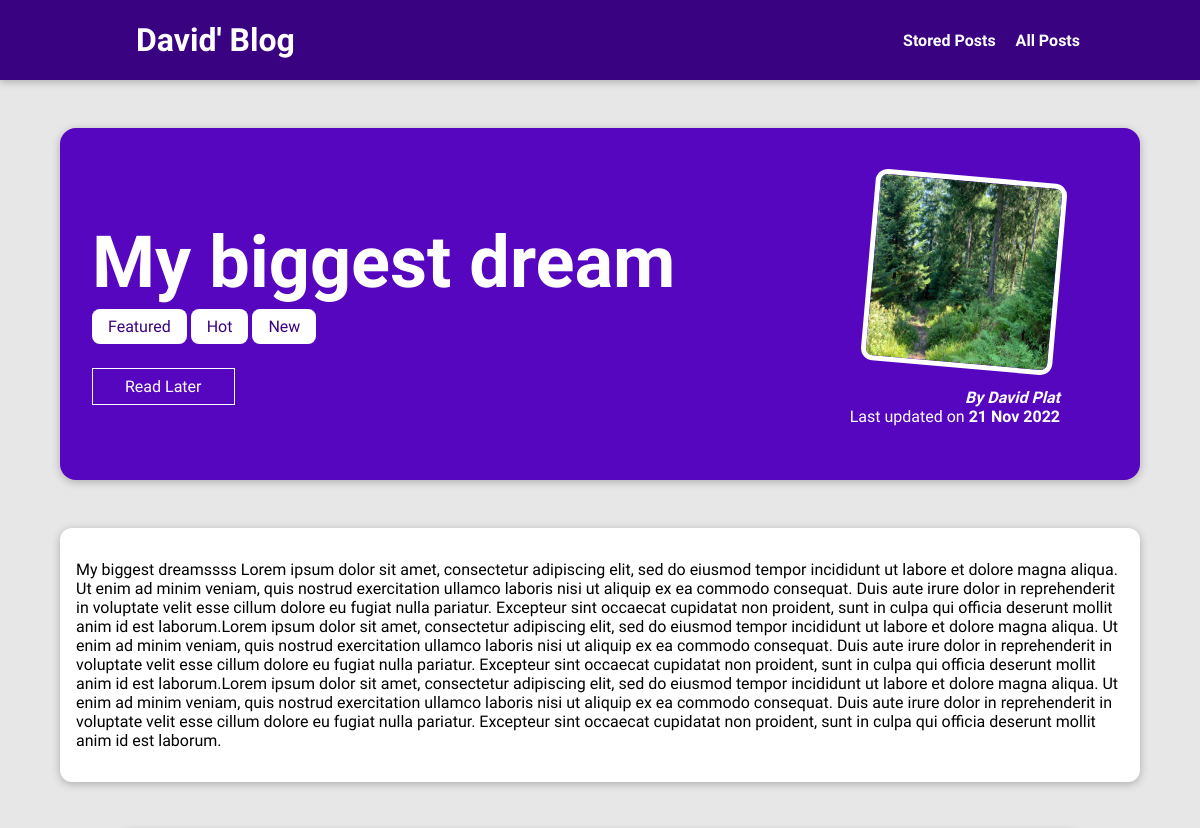
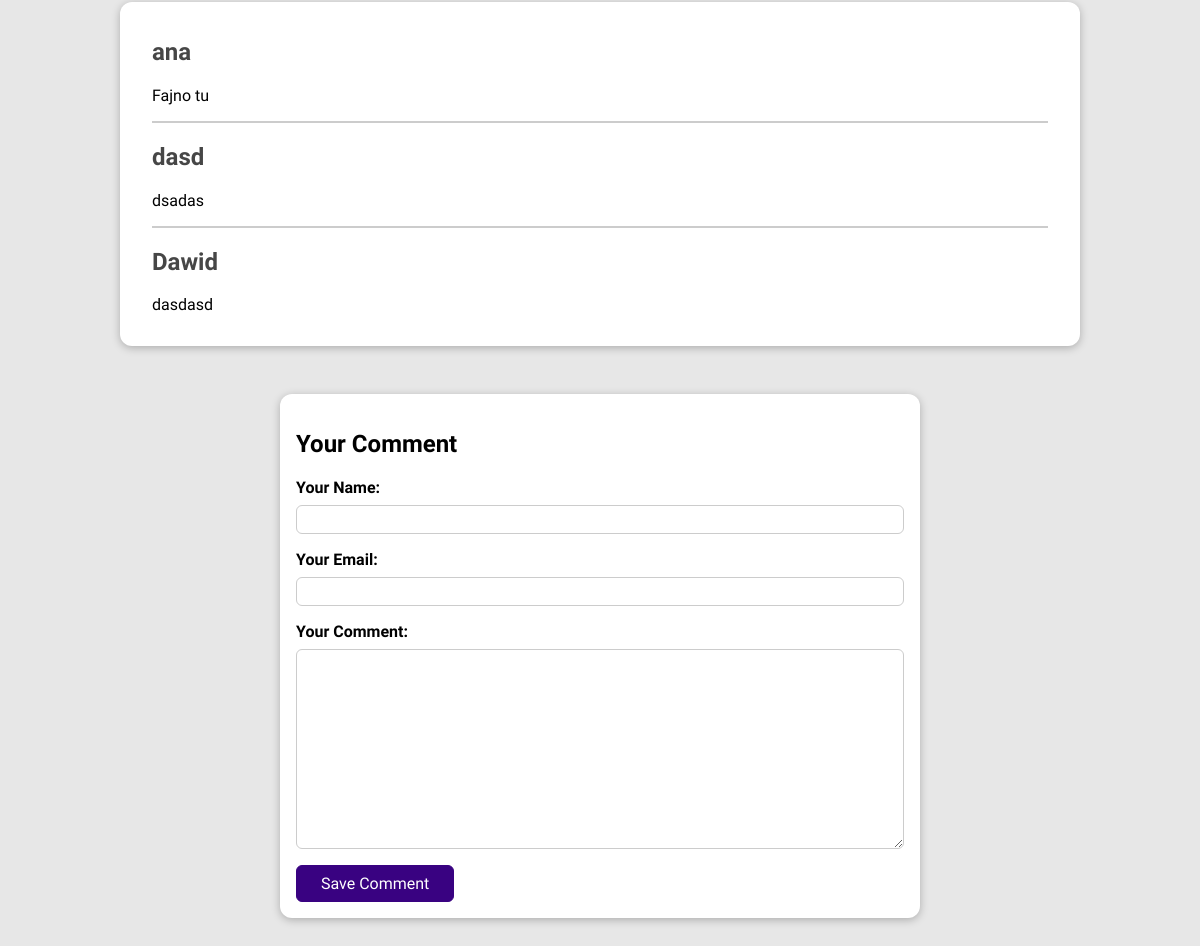
The page /posts/hike-in-the-mountains on the database its author committed (2 pictures, top to bottom).
### blog/models.py (models this page shows, shortened)
class Post(models.Model):
    title = models.CharField(max_length=100)
    image = models.ImageField(upload_to="posts", null=True)
    author = models.ForeignKey(Author, on_delete = models.PROTECT, null = False)
    date = models.DateField( auto_now=False, auto_now_add=True)
    slug = models.SlugField(null=False,unique = True, db_index=True)
    excerpt = models.CharField(max_length=350)
    content = models.TextField(validators=[MinLengthValidator(10)])
    tags = models.ManyToManyField(Tag)

class Tag(models.Model):
    caption = models.CharField(max_length=25)

class Author(models.Model):
    first_name = models.CharField(max_length=100)
    last_name = models.CharField(max_length=100)
    email_address = models.EmailField()
    def __str__(self):
        return f"{self.first_name} {self.last_name} "

class Comment(models.Model):
    user_name = models.CharField(max_length=120)
    user_email = models.EmailField()
    text = models.TextField(max_length=400)
    post = models.ForeignKey(Post, on_delete=models.CASCADE, related_name="comments")

### blog/views.py (the view, shortened to what this page needs)
# urls.py: path("posts/<slug:slug>", views.SinglePostView.as_view(), name = "singpo"),
class SinglePostView(View):
    def is_stored_post(self,request,post_id):
        stored_posts = request.session.get("stored_posts")
        if stored_posts is not None:
            is_saved_for_later = post_id in stored_posts
        else:
            is_saved_for_later = False
        return is_saved_for_later
    def get(self, request, slug):
        post = Post.objects.get(slug=slug)
        context = {
            "post": post,
            "post_tags": post.tags.all(),
            "comment_form": CommentForm(),
            "comments": post.comments.all().order_by("-id"),
            "saved_for_later": self.is_stored_post(request, post.id)
        }
        return render(request, "blog/single_post.html", context)

### blog/forms.py
class CommentForm(forms.ModelForm):
    class Meta:
        model = Comment
        exclude = ["post"]
        labels = {
            "user_name": "Your Name",
            "user_email": "Your Email",
            "text": "Your Comment"
            }

### blog/templates/blog/single_post.html (shortened to what this page needs)
{% extends "base.html" %}
{% load static %}
{% block css_files %}
<link rel= "stylesheet" href="{% static "blog/single_post.css" %}"/>
{% endblock %}
{% block content %}
<section id="summary">
    <h2>{{post.title}}</h2>
    <div>
        {% for tag in post_tags%}
        <span class="tag">{{ tag.caption }}</span>
        {% endfor %}
    </div>
    <div id="read-later">
        <form action="{%url "read-later"%}" method="POST">
             <button>
                {% if saved_for_later%}
                    Remove from "Read Later" List
                {% else %}
                    Read Later
                {% endif %}
            </button>
        </form>
    </div>
    <article>
    <img src="{{ post.image.url }}" alt="{{post.title}}"/>
    <address>By <a href="mailto:{{ post.author.email_address }}">{{post.author}}</a></address>
    <div>
        Last updated on <time>{{post.date|date:"d M Y"}}</time>
    </div>
    </article>
</section>
<main>
        {{post.content|linebreaks}}
</main>
    <section id="comments">
        <ul>
            {% for comment in comments %}
             <li>
                <h2>{{ comment.user_name }}</h2>
                <p>{{ comment.text|linebreaks }}</p>
             </li>
             {% endfor %}
            </section>
    <section id="comment-form">
        <h2>Your Comment</h2>
        <form action="{% url "singpo" post.slug %} "method="POST">
            {% for form_field in comment_form %}
            <div class="form-control {% if form_field.errors %} invalid {% endif %}">
                {{ form_field.label_tag }}
                {{ form_field }}
            </div>
        {% endfor %}
            <button>Save Comment</button>
        </form>
    </section>
{% endblock%}

### static/styles.css (style rules this page uses)
* { box-sizing: border-box; }
html { font-family: 'Roboto Condensed', sans-serif; }
body { margin: 0; }
h1, h2, h3 { font-family: 'Roboto Condensed', sans-serif; font-weight: bold; }

### blog/static/blog/single_post.css (style rules this page uses)
body { background-color: #e7e7e7; }
#summary { margin: 8rem auto 3rem auto; padding: 2rem; width: 90%; max-width: 90rem; border-radius: 16px; background-color: #5706c0; position: relative; box-shadow: 0 2px 8px rgba(0, 0, 0, 0.25); height: 22rem; }
#summary h2 { color: white; font-size: 4.5rem; margin-bottom: 0.75rem; }
#summary article { position: absolute; top: 2rem; right: 3rem; padding: 1rem 2rem; border-radius: 12px; text-align: right; color: white; }
#summary article img { width: 12rem; height: 12rem; border-radius: 12px; transform: rotateZ(5deg); border: 5px solid white; margin-bottom: 1rem; }
#summary address { font-weight: bold; }
#summary a { color: white; text-decoration: none; }
#summary time { font-weight: bold; }
#read-later { margin: 2rem 0; }
#read-later button { background-color: transparent; border: 1px solid white; padding: 0.5rem 2rem; font: inherit; color: white; cursor: pointer; }
main { width: 90%; max-width: 90rem; margin: 3rem auto; background-color: white; padding: 1rem; border-radius: 12px; box-shadow: 0 2px 8px rgba(0, 0, 0, 0.25); }
.tag { background-color: white; color: #390281; padding: 0.5rem 1rem; border-radius: 8px; }
#comment-form { margin: 3rem auto; width: 90%; max-width: 40rem; border-radius: 12px; background-color: white; box-shadow: 0 2px 8px rgba(0,0,0,0.25); padding: 1rem; }
#comment-form button { font: inherit; background-color: #390281; color: white; border: 1px solid #390281; padding: 0.5rem 1.5rem; border-radius: 6px; cursor: pointer; }
.form-control { margin-bottom: 1rem; }
.form-control label { font-weight: bold; margin-bottom: 0.5rem; display: block; }
.form-control input, .form-control textarea { display: block; width: 100%; font: inherit; padding: 0.25rem; border-radius: 6px; border: 1px solid #ccc; }
#comments { margin: 3rem auto; width: 90%; max-width: 60rem; border-radius: 12px; background-color: white; box-shadow: 0 2px 8px rgba(0,0,0,0.25); padding: 1rem 2rem; }
#comments ul { list-style: none; margin: 0; padding: 0; }
#comments li { margin-bottom: 1rem; border-bottom: 2px solid #ccc; }
#comments li:last-of-type { border-bottom: none; }
#comments h2 { color: #464646; }

### rows shown on the page
Post: title "My biggest dream", image (picture), author "David Plat", date "21 Nov 2022", content "My biggest dreamssss Lorem ipsum dolor sit amet, consectetur adipiscing elit, sed do eiusmod tempor incididunt ut labore et dolore magna aliqua. Ut enim ad minim veniam, quis nostrud exercitation ullamco laboris nisi ut aliquip ex ea commodo consequat. Duis aute irure dolor in reprehenderit in voluptate velit esse cillum dolore eu fugiat nulla pariatur. Excepteur sint occaecat cupidatat non proident, sunt in culpa qui officia deserunt mollit anim id est laborum.Lorem ipsum dolor sit amet, consectetur adipiscing elit, sed do eiusmod tempor incididunt ut labore et dolore magna aliqua. Ut enim ad minim veniam, quis nostrud exercitation ullamco laboris nisi ut aliquip ex ea commodo consequat.…"
Tag: caption "Featured"
Tag: caption "Hot"
Tag: caption "New"
Comment: user_name "ana", text "Fajno tu"
Comment: user_name "dasd", text "dsadas"
Comment: user_name "Dawid", text "dasdasd"
